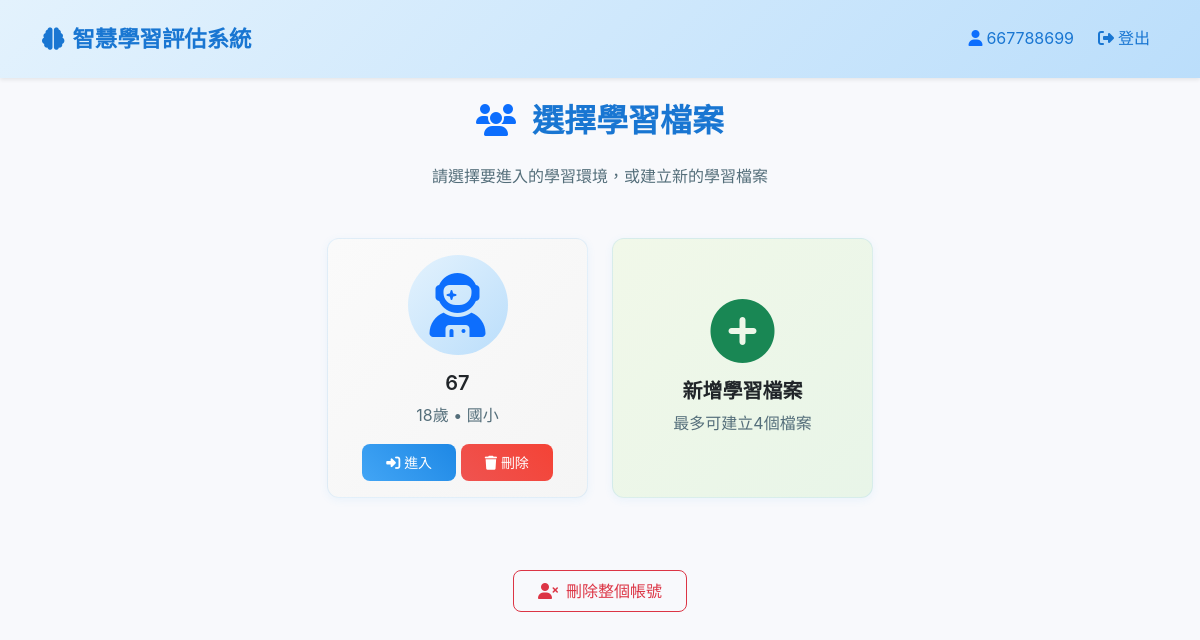
/child_selection (signed in), run on an earlier commit of the app's database.
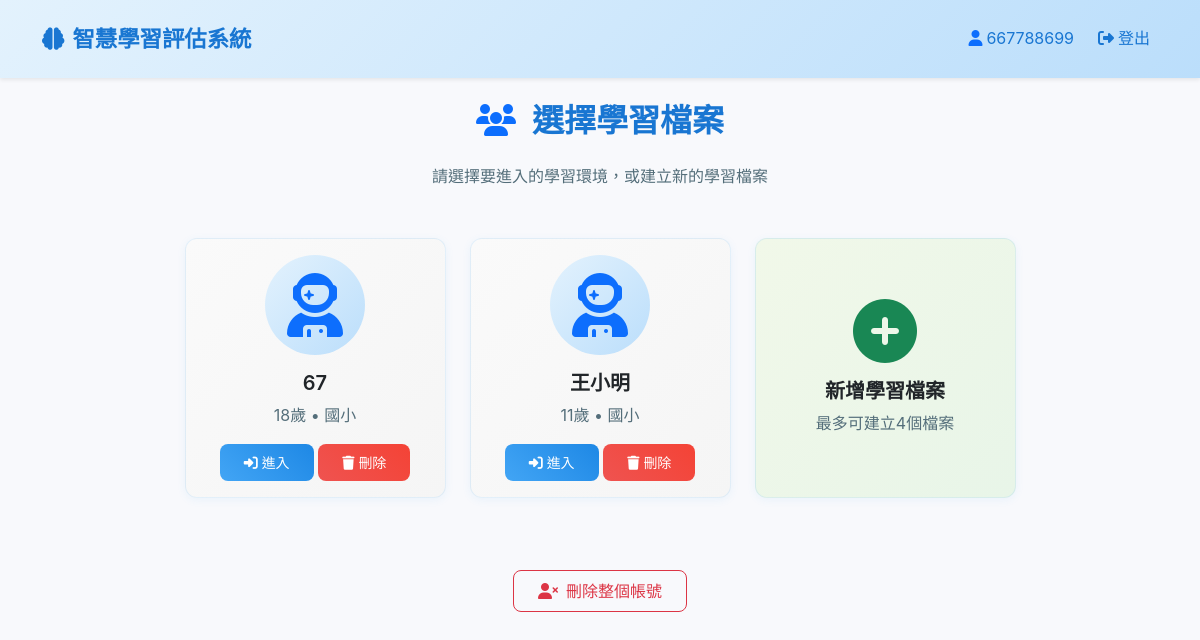
And on a later commit of the database.
### app.py (models this page shows)
class Child(db.Model):
   id = db.Column(db.Integer, primary_key=True)
   user_id = db.Column(db.Integer, db.ForeignKey('user.id'), nullable=False)
   nickname = db.Column(db.String(80), nullable=False)
   gender = db.Column(db.String(10), nullable=False)  # male/female
   age = db.Column(db.Integer, nullable=False)
   education_stage = db.Column(db.String(20), nullable=False)  # elementary/middle/high
   created_at = db.Column(db.DateTime, default=datetime.utcnow)
   study_sessions = db.relationship('StudySession', backref='child', lazy=True, cascade='all, delete-orphan')

### app.py (the view)
@app.route('/child_selection')
def child_selection():
   if 'user_id' not in session:
       return redirect(url_for('login'))
   user_id = session['user_id']
   children = Child.query.filter_by(user_id=user_id).all()
   return render_template('child_selection.html', children=children)

### templates/child_selection.html (shortened to what this page needs)
{% extends "base.html" %}
{% block content %}
<div class="container">
    <div class="row">
        <div class="col-12">
            <h2 class="mb-4 text-center">
                <i class="fas fa-users text-primary me-2"></i>
                選擇學習檔案
            </h2>
            <p class="text-center text-muted mb-5">
                請選擇要進入的學習環境，或建立新的學習檔案
            </p>
        </div>
    </div>
    <div class="row justify-content-center">
        {% for child in children %}
        <div class="col-md-6 col-lg-3 mb-4">
            <div class="card child-card h-100" onclick="selectChild({{ child.id }})">
                <div class="card-body text-center">
                    <div class="child-avatar mb-3">
                        {% if child.gender == 'male' %}
                            <i class="fas fa-user-astronaut fa-4x text-primary"></i>
                        {% else %}
                            <i class="fas fa-user-graduate fa-4x text-danger"></i>
                        {% endif %}
                    </div>
                    <h5 class="card-title">{{ child.nickname }}</h5>
                    <p class="card-text text-muted">
                        {{ child.age }}歲 • {{ {'elementary': '國小', 'middle': '國中', 'high': '高中'}[child.education_stage] }}
                    </p>
                    <div class="mt-3">
                        <button class="btn btn-primary btn-sm" onclick="event.stopPropagation(); selectChild({{ child.id }})">
                            <i class="fas fa-sign-in-alt me-1"></i>進入
                        </button>
                        <button class="btn btn-danger btn-sm" onclick="event.stopPropagation(); deleteChild({{ child.id }}, '{{ child.nickname }}')">
                            <i class="fas fa-trash me-1"></i>刪除
                        </button>
                    </div>
                </div>
            </div>
        </div>
        {% endfor %}
        {% if children|length < 4 %}
        <div class="col-md-6 col-lg-3 mb-4">
            <div class="card add-child-card h-100" data-bs-toggle="modal" data-bs-target="#createChildModal">
                <div class="card-body text-center d-flex flex-column justify-content-center">
                    <i class="fas fa-plus-circle fa-4x text-success mb-3"></i>
                    <h5 class="card-title">新增學習檔案</h5>
                    <p class="card-text text-muted">最多可建立4個檔案</p>
                </div>
            </div>
        </div>
        {% endif %}
    </div>
    <div class="row mt-5">
        <div class="col-12 text-center">
            <button class="btn btn-outline-danger" onclick="deleteAccount()">
                <i class="fas fa-user-times me-2"></i>刪除整個帳號
            </button>
        </div>
    </div>
</div>
{% endblock %}

### templates/base.html (shortened to what this page needs)
<!DOCTYPE html>
<html lang="zh-TW">
<head>
    <link href="https://cdnjs.cloudflare.com/ajax/libs/bootstrap/5.3.0/css/bootstrap.min.css" rel="stylesheet">
    <link href="https://cdnjs.cloudflare.com/ajax/libs/font-awesome/6.4.0/css/all.min.css" rel="stylesheet">
    <link href="{{ url_for('static', filename='style.css') }}" rel="stylesheet">
</head>
<body>
    <nav class="navbar navbar-expand-lg navbar-light">
        <div class="container">
            <a class="navbar-brand" href="{{ url_for('index') }}">
                <i class="fas fa-brain me-2"></i>智慧學習評估系統
            </a>
            <div class="collapse navbar-collapse" id="navbarNav">
                <div class="navbar-nav ms-auto">
                    {% if session.username %}
                        <span class="navbar-text me-3">
                            <i class="fas fa-user me-1 text-primary"></i>{{ session.username }}
                        </span>
                        <a class="nav-link text-primary" href="{{ url_for('logout') }}">
                            <i class="fas fa-sign-out-alt me-1"></i>登出
                        </a>
                    {% endif %}
                </div>
            </div>
        </div>
    </nav>
    <main class="container-fluid py-4">
        {% block content %}{% endblock %}
    </main>
</body>
</html>

### static/style.css (style rules this page uses)
* { box-sizing: border-box; }
body { font-family: 'Microsoft JhengHei', 'Segoe UI', Tahoma, Geneva, Verdana, sans-serif; background-color: #f8f9fc; line-height: 1.6; color: #2c3e50; }
.navbar { box-shadow: 0 2px 4px rgba(0,0,0,0.08); background: linear-gradient(135deg, #e3f2fd 0%, #bbdefb 100%) !important; }
.navbar-brand { font-weight: bold; font-size: 1.3rem; color: #1976d2 !important; }
.navbar-nav .nav-link { color: #1976d2 !important; font-weight: 500; }
.navbar-text { color: #1976d2 !important; }
.card { border: none; border-radius: 12px; box-shadow: 0 2px 12px rgba(0,0,0,0.08); transition: all 0.3s ease; background: white; }
.btn { border-radius: 8px; font-weight: 500; transition: all 0.3s ease; position: relative; overflow: hidden; }
.btn::before { content: ''; position: absolute; top: 0; left: -100%; width: 100%; height: 100%; background: linear-gradient(90deg, transparent, rgba(255,255,255,0.3), transparent); transition: left 0.5s; }
.btn-primary { background: linear-gradient(45deg, #42a5f5, #1e88e5); border: none; }
.btn-danger { background: linear-gradient(45deg, #ef5350, #f44336); border: none; }
.child-card { cursor: pointer; transition: all 0.3s ease; border: 2px solid #e3f2fd; background: linear-gradient(135deg, #fafafa 0%, #f5f5f5 100%); }
.add-child-card { cursor: pointer; transition: all 0.3s ease; border: 2px dashed #66bb6a; background: linear-gradient(135deg, #f1f8e9 0%, #e8f5e8 100%); }
.child-avatar { width: 100px; height: 100px; margin: 0 auto; display: flex; align-items: center; justify-content: center; background: linear-gradient(135deg, #e3f2fd 0%, #bbdefb 100%); border-radius: 50%; }

### templates/base.html (style rules this page uses)
body { font-family: -apple-system, BlinkMacSystemFont, "Segoe UI", "Microsoft JhengHei", "微軟正黑體", Roboto, "Helvetica Neue", Arial, sans-serif; font-size: 16px; line-height: 1.6; color: #2c3e50; -webkit-font-smoothing: antialiased; -moz-osx-font-smoothing: grayscale; background-color: #f8f9fc; }
h1, h2, h3, h4, h5, h6 { font-weight: 600; color: #1976d2; }
.text-muted { color: #546e7a !important; }
.navbar { box-shadow: 0 2px 4px rgba(0,0,0,.08); padding: 1rem 0; }
.navbar-brand { font-size: 1.4rem; font-weight: 700; }
.card { border: 1px solid rgba(66, 165, 245, 0.125); box-shadow: 0 2px 8px rgba(66, 165, 245, 0.08); }
.btn { font-weight: 500; padding: 0.5rem 1.5rem; }
:root { --primary-color: #42a5f5; --primary-dark: #1e88e5; --success-color: #66bb6a; --warning-color: #ffb74d; --danger-color: #ef5350; --info-color: #26c6da; }

What changed in the data, as far as the page shows it:
added Child: gender "male" (drawn), nickname "王小明", age "11", education_stage "國小"
